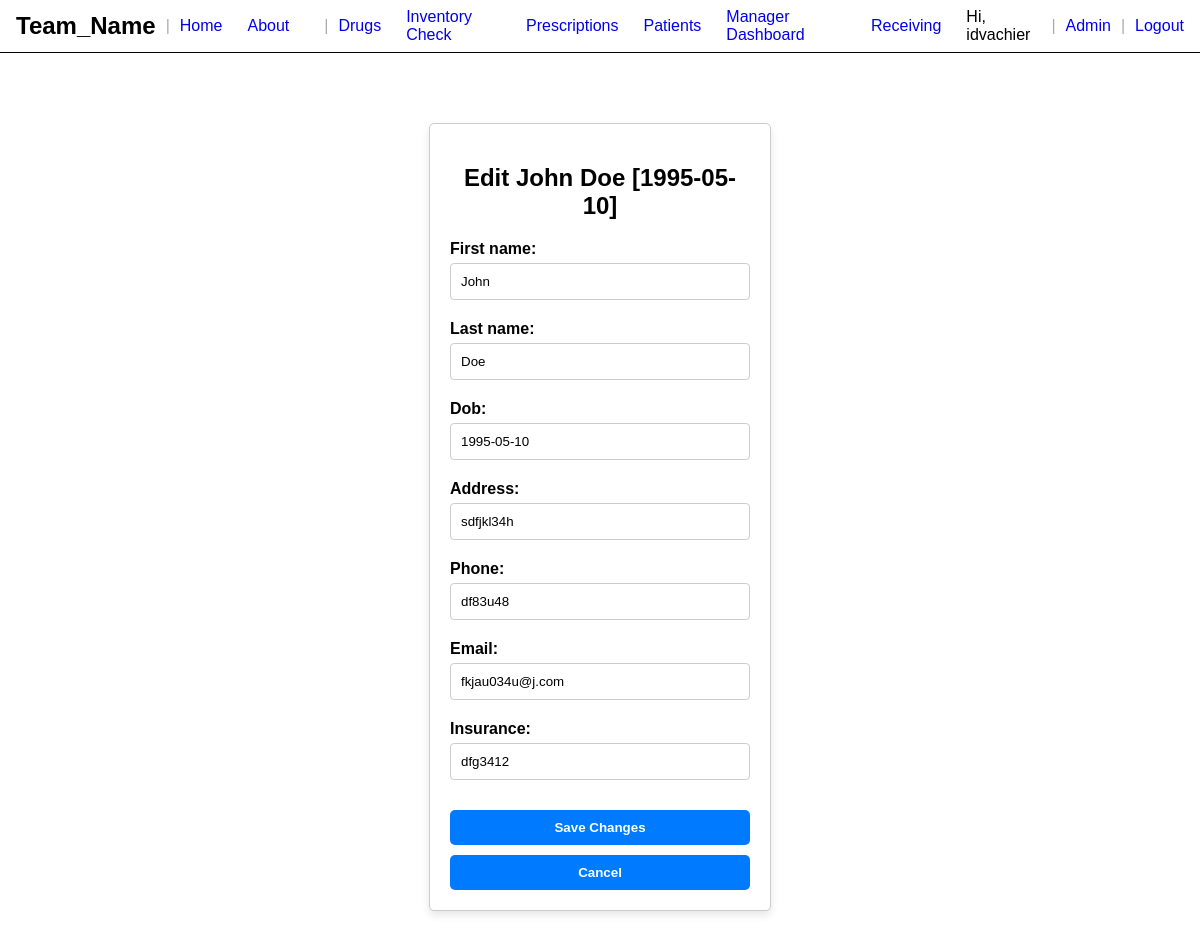
The page /patients/edit/2/ (signed in) on the database its author committed.
### patient/models.py (models this page shows)
class Patient(models.Model):
    first_name = models.CharField(max_length=255)
    last_name = models.CharField(max_length=255)
    dob = models.DateField()
    address = models.CharField(max_length=255)
    phone = models.CharField(max_length=255)
    email = models.EmailField()
    insurance = models.CharField(max_length=255)
    def __str__(self):
        return f"{self.first_name} {self.last_name} [{self.dob}]"

### patient/views.py (the view)
# urls.py: path('edit/<int:pk>/', views.edit_patient, name='edit_patient'),
@login_required
def edit_patient(request, pk):
    patient = get_object_or_404(Patient, pk=pk)
    if request.method == 'POST':
        form = PatientForm(request.POST, instance=patient)  # Pass the instance to update
        if form.is_valid():
            if 'save' in request.POST:
                form.save()
                return redirect('patient_list')  # Redirect to the patient list after saving
            else:
                return redirect('patient_list') # Redirect to the patient list after canceling without saving changes
    else:
        form = PatientForm(instance=patient)  # Populate the form with existing data
    return render(request, 'edit_patient.html', {'form': form, 'patient': patient})

### patient/forms.py (shortened to what this page needs)
class PatientForm(forms.ModelForm):
    class Meta:
        model = Patient
        fields = ['first_name', 'last_name', 'dob', 'address', 'phone', 'email', 'insurance']

### drugs/templatetags/custom_filters.py (called while the page is built)
@register.filter
def is_in_group(user, group_names):
    group_list = group_names.split(',')
    return user.groups.filter(name__in=group_list).exists()

### patient/templates/edit_patient.html (shortened to what this page needs)
{% extends "base.html" %}
{% block css %}
    {% load static %}
    <link rel="stylesheet" type="text/css" href="{% static 'form.css' %}" />
{% endblock css %}
{% block content %}
    <div class="form-container">
        <h2>Edit {{ patient }}</h2>
        <form method="POST">
            {% for field in form %}
                <div class="form-group {{ field.name }}">
                    {{ field.label_tag }}
                    {{ field }}
                </div>
            {% endfor %}
            <button type="submit" name="save">Save Changes</button>
            <button type="submit" name="cancel">Cancel</button>
        </form>
    </div>
{% endblock %}

### templates/base.html (shortened to what this page needs)
<!DOCTYPE html>
<html lang="en">
    <head>
        {% block css %}
        {% endblock css %}
        {% load static %}
        <link rel="stylesheet" type="text/css" href="{% static 'base.css' %}" />
    </head>
    <body>
        <header>
            <div class="header-section brand">
                <h1>Team_Name</h1>
            </div>
            <span class="divider">|</span>
            <div class="header-section navigation">
                <a href="{% url 'landingPage' %}" class="nav-link">Home</a>
                <a href="{% url 'about' %}" class="nav-link">About</a>
                {% load custom_filters %}
                {% if user|is_in_group:"Pharmacy Technician,Pharmacist,Pharmacy Manager,Cashier" %}
                    <span class="divider">|</span>
                    <a href="{% url 'create_drug' %}"class="nav-link">Drugs</a>
                    <a href="{% url 'inventory_check' %}"class="nav-link">Inventory Check</a>
                    <a href="{% url 'prescriptions' %}" class="nav-link">Prescriptions</a>
                    <a href="{% url 'patients_main' %}" class="nav-link">Patients</a>
                {% endif %}
                {% if user|is_in_group:"Pharmacy Manager" %}
                <a href="{% url 'manager_dash' %}" class="nav-link">Manager Dashboard</a>
                <a href="{% url 'receiving_main' %}" class="nav-link">Receiving</a>
                {% endif %}
            </div>
            <div class="header-section auth-links">
                {% if user.is_authenticated %}
                    <span>Hi, {{ user.username }}</span>
                    <span class="divider">|</span>
                    <a href="{% url 'admin:index' %}" class="auth-link">Admin</a>
                    <span class="divider">|</span>
                    <a href="{% url 'logout' %}" class="auth-link">Logout</a>
                {% else %}
                    <a href="{% url 'login' %}" class="auth-link">Login</a>
                {% endif %}
            </div>
        </header>
        <div id="content">
            {% block content %}
            {% endblock content %}
        </div>
    </body>
</html>

### static/form.css (style rules this page uses)
.form-container { max-width: 300px; margin: 50px auto; padding: 20px; border: 1px solid; border-radius: 5px; }
.form-container h2 { text-align: center; margin-bottom: 20px; }
.form-container button { width: 100%; padding: 10px; border: none; border-radius: 5px; cursor: pointer; font-weight: bold; margin-top: 10px; transition: background-color 0.3s; }
.form-group { position: relative; margin-bottom: 15px; }
.form-group label { display: block; margin-bottom: 5px; font-weight: bold; }
.form-group input, .form-group textarea, .form-group select { width: 100%; padding: 10px; margin-bottom: 5px; border: 1px solid; border-radius: 4px; box-sizing: border-box; }
.form-container { background-color: #fff; border-color: #ccc; color: #000; box-shadow: 0 4px 8px rgba(0, 0, 0, 0.1); }
.form-container button { color: #fff; background-color: #007bff; }
.form-group input, .form-group textarea, .form-group select { border-color: #ccc; background-color: #fff; color: #000; }

### static/base.css (style rules this page uses)
body { font-family: Arial, sans-serif; margin: 0; padding: 0; display: flex; flex-direction: column; height: 100vh; }
#content { flex-grow: 1; padding: 20px; overflow: auto; }
header { display: flex; align-items: center; border-bottom: 1px solid; padding: 0.5rem 1rem; }
.header-section { display: flex; align-items: center; }
.brand, .navigation, .auth-links { display: inline-flex; align-items: center; }
.brand h1 { margin: 0; font-size: 24px; }
.navigation { margin-right: auto; }
.nav-link { margin-right: 25px; text-decoration: none; }
.divider { margin: 0 10px; color: #aaa; font-weight: normal; }
.auth-link { text-decoration: none; }
a { text-decoration: none; }

### rows shown on the page
Patient: first_name+last_name+dob "John Doe [1995-05-10]", form "John" "Doe" "1995-05-10" "sdfjkl34h" "df83u48" "fkjau034u@j.com" "dfg3412"

### other values the page prints
{{ user.username }} "idvachier"
{{ field.label_tag }} "First name:" "Last name:" "Dob:" "Address:" "Phone:" "Email:" "Insurance:"
